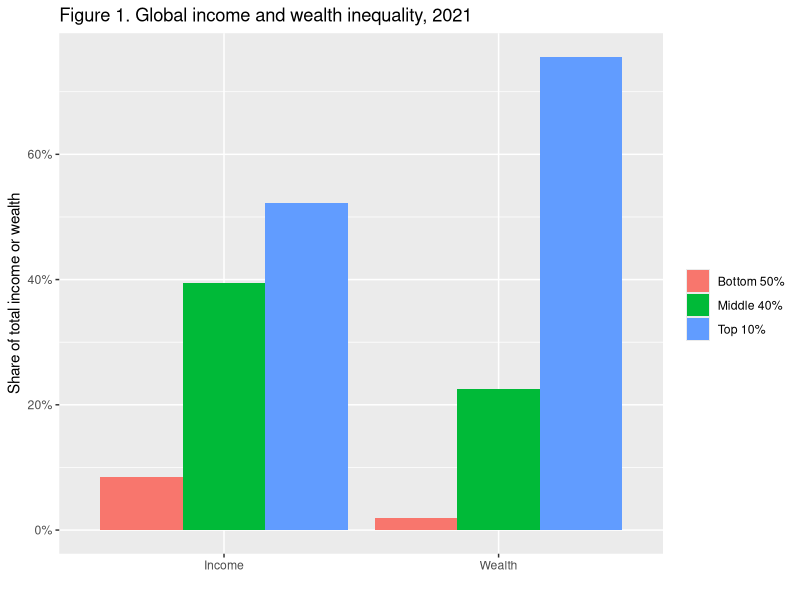
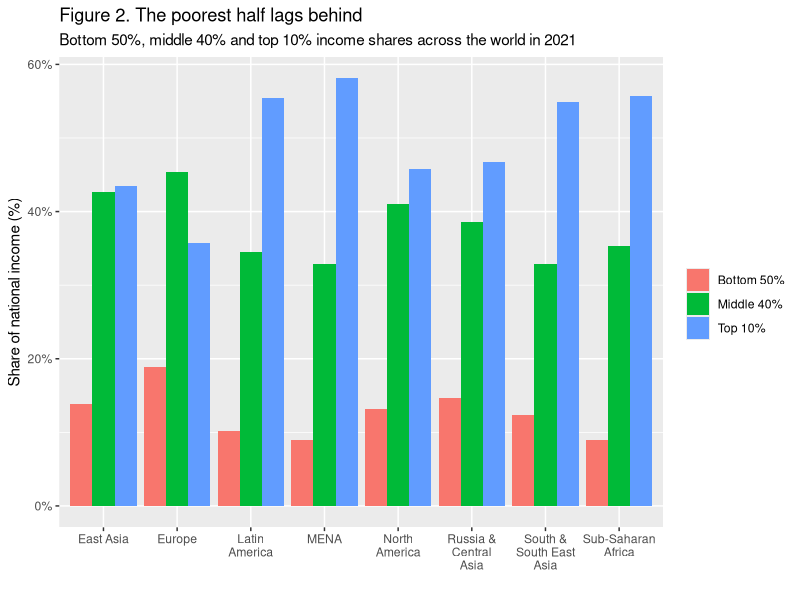
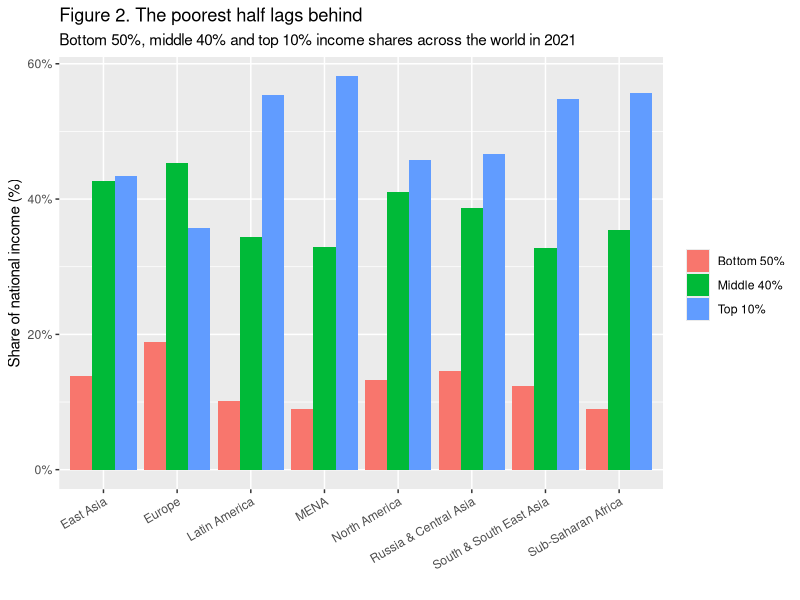
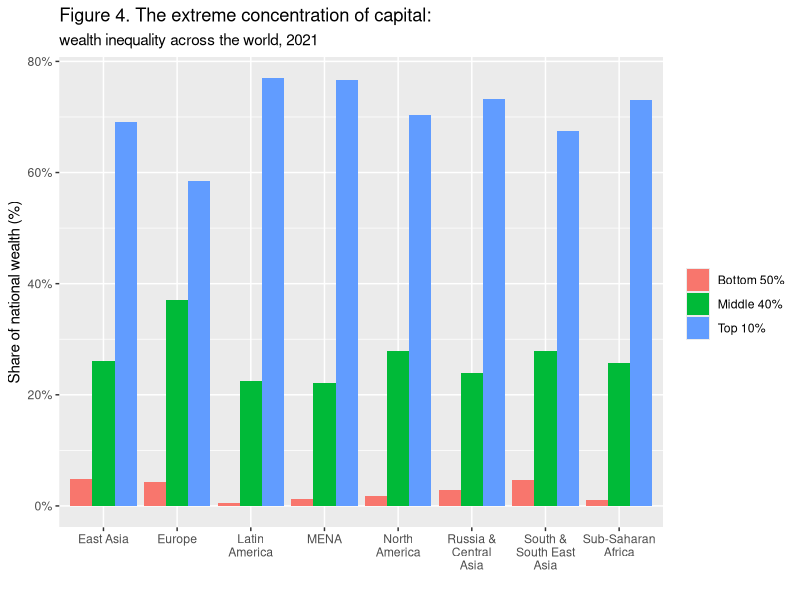
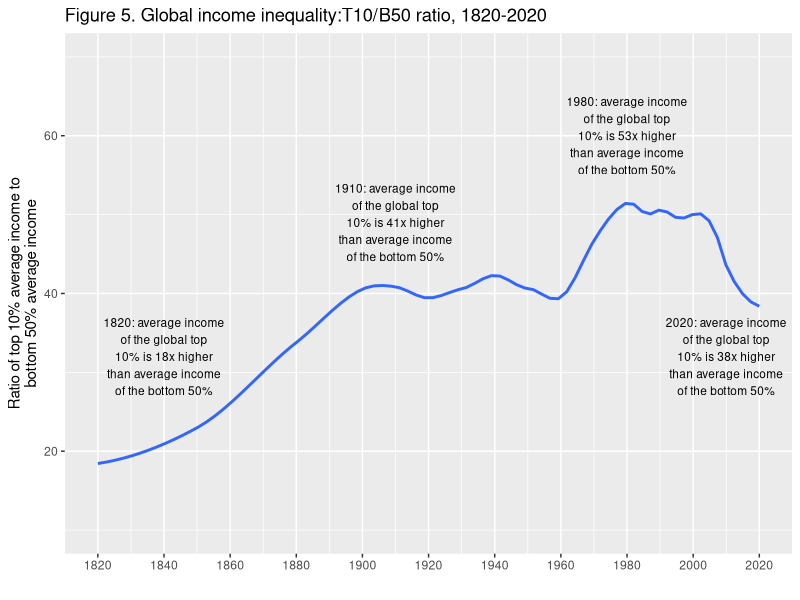
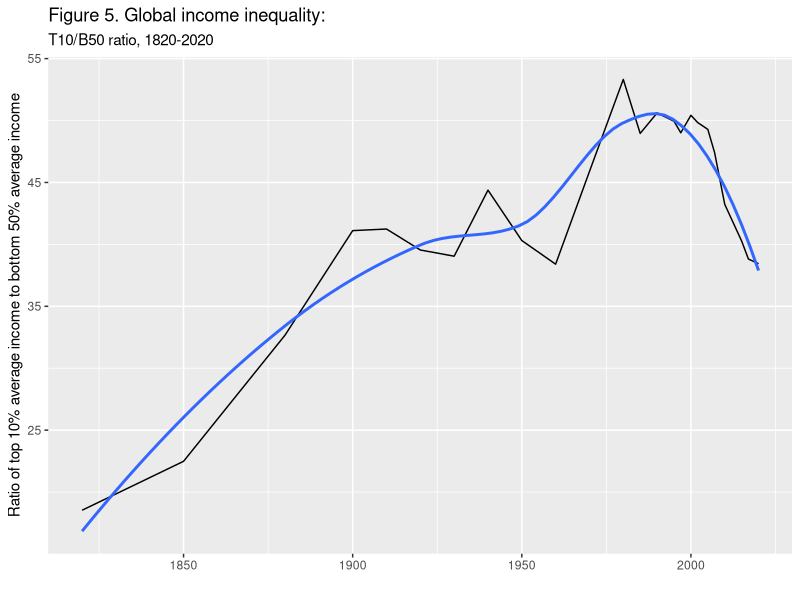
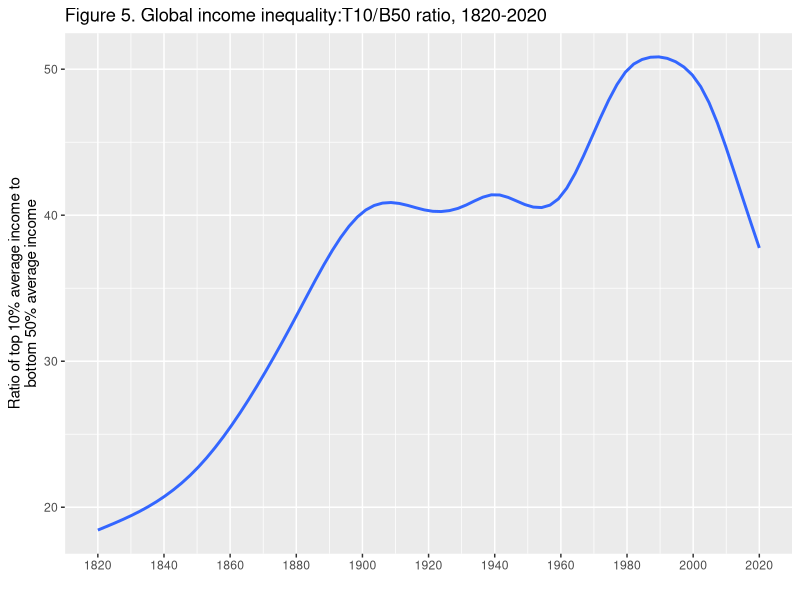
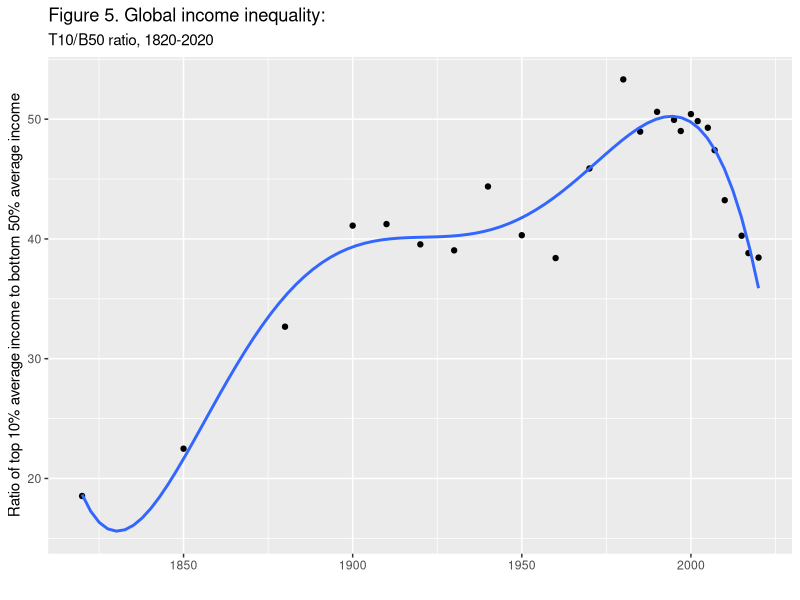

Generate these figures, in order, with R:
## ---- chunk 1
library(tidyverse)
library(readxl)
## ---- chunk 2
summary_sheets <- excel_sheets("data/WIR2022TablesFigures-Summary.xlsx")
summary_sheets
## ---- chunk 3
df_index <- read_excel("data/WIR2022TablesFigures-Summary.xlsx", sheet = "Index")
df_index
## ---- chunk 4
df_f1 <- read_excel("data/WIR2022TablesFigures-Summary.xlsx", sheet = "data-F1")
df_f1
## ---- chunk 5
df_f1 %>% select(cat = ...1, 2:4) %>%
  pivot_longer(2:4, names_to = "level", values_to = "value") %>%
  ggplot(aes(x = cat, y = value, fill = level)) +
  geom_col(position = "dodge") + 
  scale_y_continuous(labels = scales::percent_format(accuracy = 1)) +
  labs(title = "Figure 1. Global income and wealth inequality, 2021",
       x = "", y = "Share of total income or wealth", fill = "")
## ---- chunk 6
df_f2 <- read_excel("data/WIR2022TablesFigures-Summary.xlsx", sheet = "data-F2")
df_f2
## ---- chunk 7
df_f2 %>% pivot_longer(3:5, names_to = "level", values_to = "value") %>%
  ggplot(aes(x = iso, y = value, fill = level)) +
  geom_col(position = "dodge") + 
  scale_x_discrete(labels = function(x) stringr::str_wrap(x, width = 10)) +
  scale_y_continuous(labels = scales::percent_format(accuracy = 1)) +
  labs(title = "Figure 2. The poorest half lags behind", 
       subtitle = "Bottom 50%, middle 40% and top 10% income shares across the world in 2021",
       x = "", y = "Share of national income (%)", fill = "")
## ---- chunk 8
df_f2 %>% pivot_longer(3:5, names_to = "level", values_to = "value") %>%
  ggplot(aes(x = iso, y = value, fill = level)) +
  geom_col(position = "dodge") + 
  theme(axis.text.x = element_text(angle = 30, vjust = 1, hjust=1)) + 
  scale_y_continuous(labels = scales::percent_format(accuracy = 1)) +
  labs(title = "Figure 2. The poorest half lags behind", 
       subtitle = "Bottom 50%, middle 40% and top 10% income shares across the world in 2021",
       x = "", y = "Share of national income (%)", fill = "")
## ---- chunk 9
df_f3 <- read_excel("data/WIR2022TablesFigures-Summary.xlsx", sheet = "data-F3")
df_f3
## ---- chunk 10
df_f4 <- read_excel("data/WIR2022TablesFigures-Summary.xlsx", sheet = "data-F4")
df_f4
## ---- chunk 11
df_f4 %>% pivot_longer(3:5, names_to = "level", values_to = "value") %>%
  ggplot(aes(x = iso, y = value, fill = level)) +
  geom_col(position = "dodge") + 
  scale_x_discrete(labels = function(x) stringr::str_wrap(x, width = 10)) +
  scale_y_continuous(labels = scales::percent_format(accuracy = 1)) +
  labs(title = "Figure 4. The extreme concentration of capital:", 
       subtitle = "wealth inequality across the world, 2021",
       x = "", y = "Share of national wealth (%)", fill = "")
## ---- chunk 12
df_f5 <- read_excel("data/WIR2022TablesFigures-Summary.xlsx", sheet = "data-F5")
df_f5
## ---- chunk 13
df_f5 %>% select(year = y, ratio = t10b50) %>%
  ggplot(aes(x = year, y = ratio)) + 
  lims(y = c(10,70)) + 
  stat_smooth(span = 0.25, se = FALSE) + 
  scale_x_continuous(breaks = round(seq(1820, 2020, by = 20),1)) + 
  labs(title = "Figure 5. Global income inequality:T10/B50 ratio, 1820-2020", 
       x = "", y = stringr::str_wrap("Ratio of top 10% average income to bottom 50% average income", width = 35)) +
  annotate("text", x = 1840, y = 32, label = stringr::str_wrap("1820: average income of the global top 10% is 18x higher than average income of the bottom 50%", width = 20), size = 3) + 
  annotate("text", x = 1910, y = 49, label = stringr::str_wrap("1910: average income of the global top 10% is 41x higher than average income of the bottom 50%", width = 20), size = 3) +
    annotate("text", x = 1980, y = 60, label = stringr::str_wrap("1980: average income of the global top 10% is 53x higher than average income of the bottom 50%", width = 20), size = 3) +
    annotate("text", x = 2010, y = 32, label = stringr::str_wrap("2020: average income of the global top 10% is 38x higher than average income of the bottom 50%", width = 20), size = 3)
## ---- chunk 14
df_f5 %>% select(year = y, ratio = t10b50) %>%
  ggplot(aes(x = year, y = ratio)) +
  geom_line() +
  geom_smooth(method = "loess", se = FALSE) + 
  labs(title = "Figure 5. Global income inequality:", 
       subtitle = "T10/B50 ratio, 1820-2020",
       x = "", y = "Ratio of top 10% average income to bottom 50% average income")
## ---- chunk 15
df_f5 %>% select(year = y, ratio = t10b50) %>%
  ggplot(aes(x = year, y = ratio)) +
  stat_smooth(method = "gam", formula = y ~ s(x, k = 24), se = FALSE) + 
  scale_x_continuous(breaks = round(seq(min(df_f5$y), max(df_f5$y), by = 20),1)) + 
  labs(title = "Figure 5. Global income inequality:T10/B50 ratio, 1820-2020", 
       x = "", y = stringr::str_wrap("Ratio of top 10% average income to bottom 50% average income", width = 35))
## ---- chunk 16
df_f5 %>% select(year = y, ratio = t10b50) %>%
  ggplot(aes(x = year, y = ratio)) +
  geom_point() +
  geom_smooth(method = "lm", formula = y ~ poly(x, 6), se = FALSE) + 
  labs(title = "Figure 5. Global income inequality:", 
       subtitle = "T10/B50 ratio, 1820-2020",
       x = "", y = "Ratio of top 10% average income to bottom 50% average income")
## ---- chunk 17
df_f6 <- read_excel("data/WIR2022TablesFigures-Summary.xlsx", sheet = "data-F6")
df_f6
## ---- chunk 18
df_f6 %>% select(year = "...1", 2:3) %>%
  pivot_longer(cols = 2:3, names_to = "type", values_to = "value") %>%
  mutate(types = factor(type, levels = c("Within-country inequality", "Between-country inequality"))) %>%
  ggplot(aes(x = year, y = value, fill = types)) +
  geom_area() +
  scale_y_continuous(labels = scales::percent_format(accuracy = 1)) +
  scale_x_continuous(breaks = round(seq(1820, 2020, by = 20),1)) + 
  scale_fill_manual(values=rev(scales::hue_pal()(2)), labels = function(x) str_wrap(x, width = 15)) +
  labs(title = "Figure 6. Global income inequality:", 
       subtitle = "Between vs. within country inequality (Theil index), 1820-2020",
       x = "", y = "Share of global inequality (% of total Theil index)", fill = "") + 
  annotate("text", x = 1850, y = 0.28, label = stringr::str_wrap("1820: Between country inequality represents 11% of global inequality", width = 20), size = 3) + 
  annotate("text", x = 1980, y = 0.70, label = stringr::str_wrap("1980: Between country inequality represents 57% of global inequality", width = 20), size = 3) +
    annotate("text", x = 1990, y = 0.30, label = stringr::str_wrap("2020: Between country inequality represents 32% of global inequality", width = 20), size = 3)
## ---- chunk 19
df_f6 %>% select(year = "...1", 2:3) %>%
  pivot_longer(cols = 2:3, names_to = "type", values_to = "value") %>%
  mutate(types = factor(type, levels = c("Within-country inequality", "Between-country inequality"))) %>%
  ggplot(aes(x = year, y = value, fill = types)) +
  geom_area() +
  scale_y_continuous(labels = scales::percent_format(accuracy = 1)) +
  scale_x_continuous(breaks = round(seq(1820, 2020, by = 20),1)) + 
  scale_fill_manual(values=rev(scales::hue_pal()(2))) +
  labs(title = "Figure 6. Global income inequality:", 
       subtitle = "Between vs. within country inequality (Theil index), 1820-2020",
       x = "", y = "Share of global inequality (% of total Theil index)", fill = "") + 
  annotate("text", x = 1850, y = 0.28, label = stringr::str_wrap("1820: Between country inequality represents 11% of global inequality", width = 20), size = 3) + 
  annotate("text", x = 1980, y = 0.70, label = stringr::str_wrap("1980: Between country inequality represents 57% of global inequality", width = 20), size = 3) +
    annotate("text", x = 1990, y = 0.30, label = stringr::str_wrap("2020: Between country inequality represents 32% of global inequality", width = 20), size = 3) +
  theme(legend.position="bottom")
## ---- chunk 20
df_f6 %>% select(year = "...1", 2:3) %>%
  pivot_longer(cols = 2:3, names_to = "type", values_to = "value") %>%
  ggplot(aes(x = year, y = value, fill = type)) +
  geom_area() +
  scale_y_continuous(labels = scales::percent_format(accuracy = 1)) +
  labs(title = "Figure 6. Global income inequality:", 
       subtitle = "Between vs. within country inequality (Theil index), 1820-2020",
       x = "", y = "Share of global inequality (% of total Theil index)")
## ---- chunk 21
df_f7 <- read_excel("data/WIR2022TablesFigures-Summary.xlsx", sheet = "data-F7")
df_f7
## ---- chunk 22
df_f7 %>% select(year = y, 2:4) %>%
  pivot_longer(cols = 2:4, names_to = "type", values_to = "value") %>%
  ggplot(aes(x = year, y = value, color = type)) +
  stat_smooth(span = 0.25, se = FALSE) +
  scale_x_continuous(breaks = round(seq(1820, 2020, by = 20),1)) +
  scale_y_continuous(labels = scales::percent_format(accuracy = 1)) +
  labs(title = "Figure 7. Global income inequality, 1820-2020", 
       x = "", y = " Share of total world income (%)", color = "") +
  annotate("text", x = 1980, y = 0.20, label = stringr::str_wrap("The global bottom 50% income share remains historically low despite growth in the emerging world in the past decades.", width = 30), size = 3)
## ---- chunk 23
df_f8 <- read_excel("data/WIR2022TablesFigures-Summary.xlsx", sheet = "data-F8")
df_f8
## ---- chunk 24
df_f9 <- read_excel("data/WIR2022TablesFigures-Summary.xlsx", sheet = "data-F9")
df_f9
## ---- chunk 25
df_f10 <- read_excel("data/WIR2022TablesFigures-Summary.xlsx", sheet = "data-F10")
df_f10
## ---- chunk 26
df_f11 <- read_excel("data/WIR2022TablesFigures-Summary.xlsx", sheet = "data-F11")
df_f11
## ---- chunk 27
df_f12 <- read_excel("data/WIR2022TablesFigures-Summary.xlsx", sheet = "data-F12")
df_f12
## ---- chunk 28
df_f13 <- read_excel("data/WIR2022TablesFigures-Summary.xlsx", sheet = "data-F13.")
df_f13
## ---- chunk 29
df_f14 <- read_excel("data/WIR2022TablesFigures-Summary.xlsx", sheet = "data-F14.")
df_f14
## ---- chunk 30
df_f15 <- read_excel("data/WIR2022TablesFigures-Summary.xlsx", sheet = "data-F15")
df_f15
## ---- chunk 31
df_t1 <- read_excel("data/WIR2022TablesFigures-Summary.xlsx", 
                    sheet = "T1", skip = 4, n_max = 7)
df_t1
